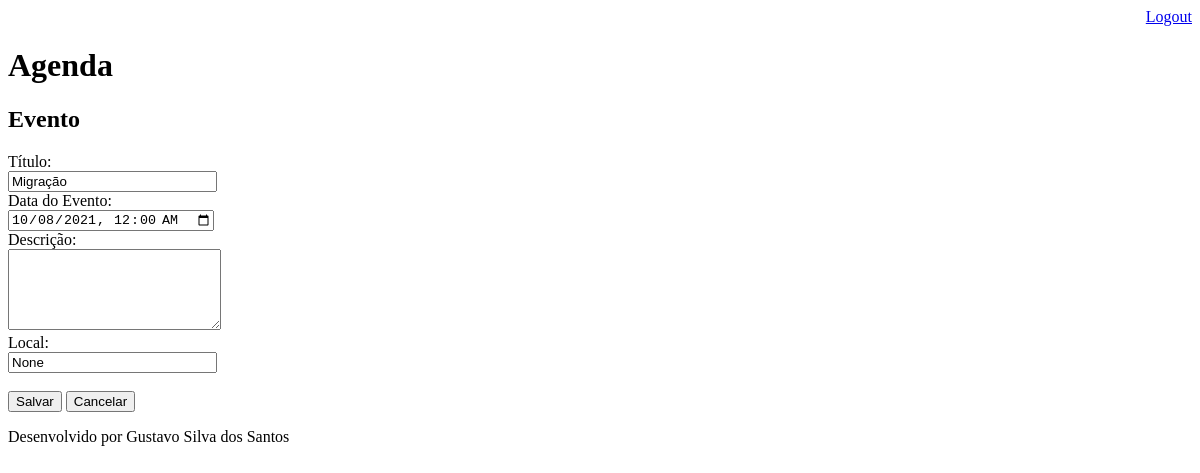
The app's page /agenda/evento/?id=1 (signed in), older data.
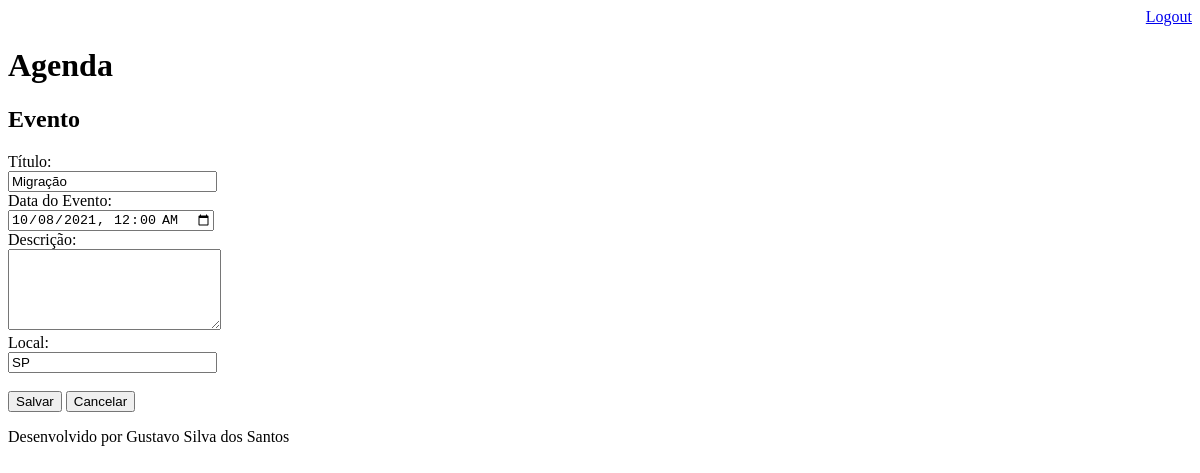
The same page, newer data.
### core/models.py (models this page shows, shortened)
class Evento(models.Model):
    titulo = models.CharField(max_length=100)
    descricao = models.TextField(blank=True, null=True)
    data_evento = models.DateTimeField(verbose_name='Data do Evento')
    data_criacao = models.DateTimeField(auto_now=True)
    usuario = models.ForeignKey(User, on_delete=models.CASCADE)
    local = models.CharField(max_length=100,blank=True, null=True)
    class Meta:
        db_table = 'evento'
    def get_data_input_evento(self):
        return self.data_evento.strftime('%Y-%m-%dT%H:%M')

### core/views.py (the view)
# urls.py: path('agenda/evento/', views.evento),
@login_required(login_url="/login")
def evento(request):
    id_evento = request.GET.get('id')
    dados = {}
    if id_evento:
        dados['evento'] = Evento.objects.get(id=id_evento)
    return render(request, 'evento.html', dados)

### templates/evento.html (shortened to what this page needs)
{% extends "model-page.html" %}
{% block content %}
<h2>Evento</h2>
<form action="submit" method="POST">{% csrf_token %}
    <label>Título:</label>
    <br>
    <input type="text" name="titulo" size="23" value="{{evento.titulo}}" >
    <br>
    <label>Data do Evento:</label>
    <br>
    <input type="datetime-local" name="data_evento" value="{{evento.get_data_input_evento}}">
    <br>
    <label>Descrição:</label>
    <br>
    <textarea name="descricao" rows="5" cols="24">{{evento.descricao}}</textarea>
    <br>
    <label>Local:</label>
    <br>
    <input type="text" name="local" size="23" value="{{evento.local}}">
    <br>
    <br>
    <button type="submit">Salvar</button>
    <a href="/">
        <button type="button">Cancelar</button>
    </a>
</form>
{% endblock %}

Row changes from the older to the newer data that the page shows:
changed Evento "Migração": local "None" → "SP"
